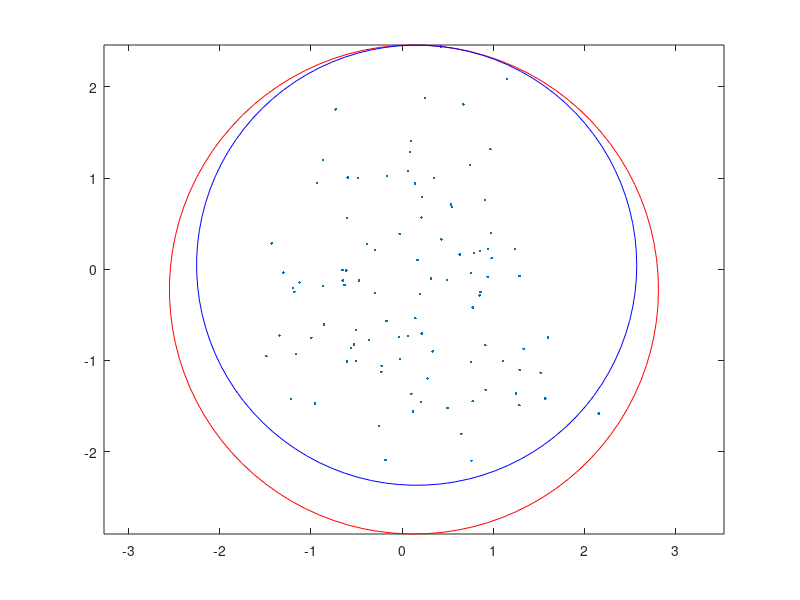

Source code (MATLAB):
%% Circle to fit round data
% Put a circle of the smallest radius which touches at least two points of
% the sample.

n = 100;
points =  randn(2,n);

plot(points(1,:),points(2,:),'.')

total = sum(points,2);
COM = total ./ length(points);

dist_sq = ( COM(1,1) - points(1,:) ).^2 + ( COM(2,1) - points(2,:) ).^2;

[max_dist_sq,index] = max(dist_sq);

dist = sqrt(max_dist_sq);

%% draw a Circle

t = linspace(0,2*pi);
hold on

axis equal
plot(dist*cos(t) + COM(1,1), dist*sin(t) + COM(2,1),'r')

%% Move the Circle towards the intersection point

int_sect = points(:,index);

division = ( ( int_sect(2,1) - COM(2,1) ) / (int_sect(1,1) - COM(1,1)) ); 

ang = atan( division );

factor = 1-0.1;
new_dist = dist*factor;

x_val = new_dist*cos(ang);
y_val = new_dist*sin(ang); 

if int_sect(1,1) > COM(1,1)
    x_val = -x_val;
    y_val = -y_val;
end

new_c = [int_sect(1,1) + x_val ; int_sect(2,1) + y_val ];

plot(new_dist*cos(t) + new_c(1,1), new_dist*sin(t) + new_c(2,1), 'b' )

